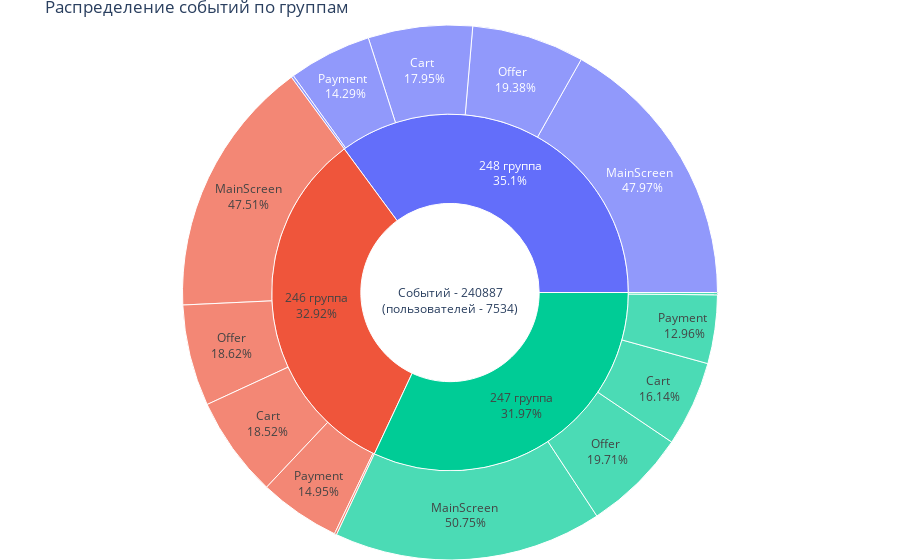

Notebook cell for this chart:
### Markdown cell above
Посмотрим как события распределены между группами:

### Code cell
import plotly.graph_objects as go

values = []
customdata = []
customdata_text = []

summary = logs.groupby('group')['user_id'].count().sum()
summary_users = logs.groupby('group')['user_id'].nunique().sum()
values.append(summary)
customdata.append('100%<br>(пользователей - ' + str(summary_users) )
customdata_text.append('Событий - ' + str(summary) + '<br>' + '(пользователей - ' + 
                       str(logs.groupby('group')['user_id'].nunique().sum()) + ')')
# for i in range(12):
#     customdata_text.append('')
# 246
group_246 = logs.groupby(['group', 'event'])['user_id'].count().loc[246]
values.append(group_246.sum())
values.extend(group_246.values.tolist())
customdata.append(str(round(group_246.sum()/summary*100, 2))+'% <br>от событий 246ой группы')
customdata.extend(str(round(x/group_246.sum()*100,2))+'% <br>от событий 246ой группы' 
                  for x in group_246.values.tolist())
customdata_text.append(str(round(logs.groupby('group')['user_id'].count().loc[246]/summary*100, 2)) + '%' + '<br>')
customdata_text.extend(str(round(x/group_246.sum()*100,2))+'%' 
                       for x in group_246.values.tolist())
# 247
group_247 = logs.groupby(['group', 'event'])['user_id'].count().loc[247]
values.append(group_247.sum())
values.extend(group_247.values.tolist())
customdata.append(str(round(group_247.sum()/summary*100, 2))+'% <br>от событий 247ой группы')
customdata.extend(str(round(x/group_247.sum()*100,2))+'% <br>от событий 247ой группы' 
                  for x in group_247.values.tolist())
customdata_text.append(str(round(logs.groupby('group')['user_id'].count().loc[247]/summary*100, 2)) + '%')
customdata_text.extend(str(round(x/group_247.sum()*100,2))+'%' 
                       for x in group_247.values.tolist())
# 248
group_248 = logs.groupby(['group', 'event'])['user_id'].count().loc[248]
values.append(group_248.sum())
values.extend(group_248.values.tolist())
customdata.append(str(round(group_248.sum()/summary*100, 2))+'% <br>от событий 248ой группы')
customdata.extend(str(round(x/group_248.sum()*100,2))+'% <br>от событий 248ой группы' 
                  for x in group_248.values.tolist())
customdata_text.append(str(round(logs.groupby('group')['user_id'].count().loc[248]/summary*100, 2)) + '%')
customdata_text.extend(str(round(x/group_248.sum()*100,2))+'%' 
                       for x in group_248.values.tolist())


fig =go.Figure(go.Sunburst(
    labels=[" ", "246 группа", "Cart", "MainScreen", "Offer", "Payment", "Tutorial",
                   "247 группа", "Cart ", "MainScreen ", "Offer ", "Payment ", "Tutorial ",
                   "248 группа", "Cart  ", "MainScreen  ", "Offer  ", "Payment  ", "Tutorial  ",],
    parents=["",    " ",  "246 группа",  "246 группа", "246 группа", "246 группа", "246 группа",
                    " ",  "247 группа",  "247 группа", "247 группа", "247 группа", "247 группа",
                    " ",  "248 группа",  "248 группа", "248 группа", "248 группа", "248 группа"],
    customdata=customdata,
    values=values,
    branchvalues="total",
    text=customdata_text,
    hovertemplate='<b>%{label} группа</b> <br>Доля: %{customdata} <extra></extra>'
))
fig.update_layout(margin = dict(t=25, l=0, r=0, b=0), title_text='Распределение событий по группам')

fig.show()

### Figure 1 — Plotly figure (JSON) as saved in the notebook; plotly's stock layout.template omitted (floating-point values rounded to 4 significant figures)
{"data": [{"branchvalues": "total", "customdata": ["100%<br>(пользователей - 7534", "32.92% <br>от событий 246ой группы", "18.52% <br>от событий 246ой группы", "47.51% <br>от событий 246ой группы", "18.62% <br>от событий 246ой группы", "14.95% <br>от событий 246ой группы", "0.4% <br>от событий 246ой группы", "31.97% <br>от событий 247ой группы", "16.14% <br>от событий 247ой группы", "50.75% <br>от событий 247ой группы", "19.71% <br>от событий 247ой группы", "12.96% <br>от событий 247ой группы", "0.44% <br>от событий 247ой группы", "35.1% <br>от событий 248ой группы", "17.95% <br>от событий 248ой группы", "47.97% <br>от событий 248ой группы", "19.38% <br>от событий 248ой группы", "14.29% <br>от событий 248ой группы", "0.41% <br>от событий 248ой группы"], "hovertemplate": "<b>%{label} группа</b> <br>Доля: %{customdata} <extra></extra>", "labels": [" ", "246 группа", "Cart", "MainScreen", "Offer", "Payment", "Tutorial", "247 группа", "Cart ", "MainScreen ", "Offer ", "Payment ", "Tutorial ", "248 группа", "Cart  ", "MainScreen  ", "Offer  ", "Payment  ", "Tutorial  "], "parents": ["", " ", "246 группа", "246 группа", "246 группа", "246 группа", "246 группа", " ", "247 группа", "247 группа", "247 группа", "247 группа", "247 группа", " ", "248 группа", "248 группа", "248 группа", "248 группа", "248 группа"], "text": ["Событий - 240887<br>(пользователей - 7534)", "32.92%<br>", "18.52%", "47.51%", "18.62%", "14.95%", "0.4%", "31.97%", "16.14%", "50.75%", "19.71%", "12.96%", "0.44%", "35.1%", "17.95%", "47.97%", "19.38%", "14.29%", "0.41%"], "type": "sunburst", "values": [240887, 79302, 14690, 37676, 14767, 11852, 317, 77022, 12434, 39090, 15179, 9981, 338, 84563, 15179, 40562, 16387, 12085, 350]}], "layout": {"margin": {"b": 0, "l": 0, "r": 0, "t": 25}, "title": {"text": "Распределение событий по группам"}}}
